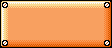

This is a level from a 2D game, rendered from its Tiled map with the project's own tilesets. A one-line summary and the complete map file follow:
An orthogonal 7x3 tile map with 16x16 px tiles, 1 tile layer (タイル・レイヤー 1).

<map version="1.2" tiledversion="1.3.5" orientation="orthogonal" renderorder="left-up" width="7" height="3" tilewidth="16" tileheight="16" infinite="0" nextlayerid="2" nextobjectid="1">
 <tileset firstgid="1" name="tileSet" tilewidth="16" tileheight="16" tilecount="1204" columns="43">
  <image source="tileset.png" trans="ff00ff" width="688" height="450" />
 </tileset>
 <layer id="1" name="タイル・レイヤー 1" width="7" height="3">
  <data encoding="csv">
17,18,18,18,18,18,19,
60,1054,1054,1054,1054,1054,62,
103,104,104,104,104,104,105
</data>
 </layer>
</map>
